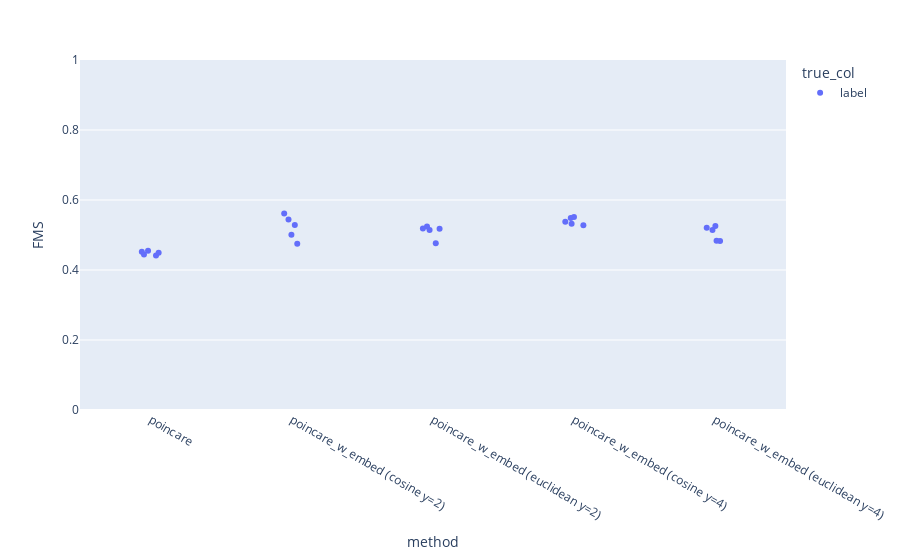

The notebook cell saved with this chart:
### Markdown cell above
### FMS

### Code cell
fig = px.strip(df_results_clust, x='method', y='FMS', color = "true_col")
fig.update_yaxes(range = [0,1])
fig.show()

# Need to add the original poincaré method

### Figure 1 — Plotly figure (JSON) as saved in the notebook; plotly's stock layout.template omitted (floating-point values rounded to 4 significant figures)
{"data": [{"alignmentgroup": "True", "boxpoints": "all", "fillcolor": "rgba(255,255,255,0)", "hoveron": "points", "hovertemplate": "true_col=label<br>method=%{x}<br>FMS=%{y}<extra></extra>", "legendgroup": "label", "line": {"color": "rgba(255,255,255,0)"}, "marker": {"color": "#636efa"}, "name": "label", "offsetgroup": "label", "orientation": "v", "pointpos": 0, "showlegend": true, "type": "box", "x": ["poincare", "poincare_w_embed (cosine y=2)", "poincare_w_embed (euclidean y=2)", "poincare_w_embed (cosine y=4)", "poincare_w_embed (euclidean y=4)", "poincare", "poincare_w_embed (cosine y=2)", "poincare_w_embed (euclidean y=2)", "poincare_w_embed (cosine y=4)", "poincare_w_embed (euclidean y=4)", "poincare", "poincare_w_embed (cosine y=2)", "poincare_w_embed (euclidean y=2)", "poincare_w_embed (cosine y=4)", "poincare_w_embed (euclidean y=4)", "poincare", "poincare_w_embed (cosine y=2)", "poincare_w_embed (euclidean y=2)", "poincare_w_embed (cosine y=4)", "poincare_w_embed (euclidean y=4)", "poincare", "poincare_w_embed (cosine y=2)", "poincare_w_embed (euclidean y=2)", "poincare_w_embed (cosine y=4)", "poincare_w_embed (euclidean y=4)"], "x0": " ", "xaxis": "x", "y": [0.4524, 0.5288, 0.5188, 0.5483, 0.4837, 0.4446, 0.5007, 0.5141, 0.5512, 0.5141, 0.4552, 0.5612, 0.5181, 0.5376, 0.5254, 0.4415, 0.4753, 0.5242, 0.5276, 0.5208, 0.4494, 0.5445, 0.4761, 0.5323, 0.4827], "y0": " ", "yaxis": "y"}], "layout": {"boxmode": "group", "legend": {"title": {"text": "true_col"}, "tracegroupgap": 0}, "margin": {"t": 60}, "xaxis": {"anchor": "y", "domain": [0, 1], "title": {"text": "method"}}, "yaxis": {"anchor": "x", "domain": [0, 1], "range": [0, 1], "title": {"text": "FMS"}}}}
